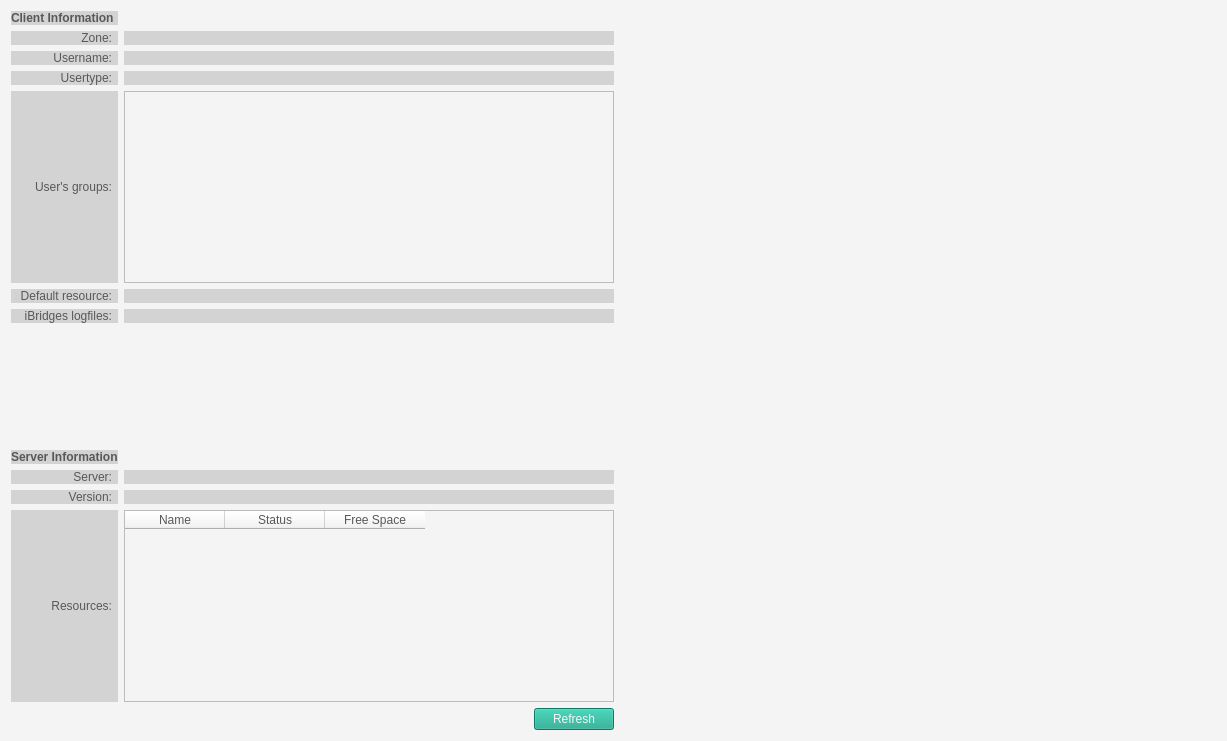
<?xml version="1.0" encoding="UTF-8"?>
<ui version="4.0">
 <class>tabInfo</class>
 <widget class="QWidget" name="tabInfo">
  <property name="geometry">
   <rect>
    <x>0</x>
    <y>0</y>
    <width>1227</width>
    <height>741</height>
   </rect>
  </property>
  <property name="windowTitle">
   <string>Form</string>
  </property>
  <property name="styleSheet">
   <string notr="true">QWidget
{
    background-color: rgb(245, 244, 244);
    color: rgb(88, 88, 90);
    selection-background-color: rgb(21, 165, 137);
    selection-color: rgb(245, 244, 244);
}

QLabel
{
  background-color: rgb(211,211,211);
}

QLabel#error_label
{
    color: rgb(252, 152, 3);
}

QPushButton
{
	background-color: rgb(21, 165, 137);
    color: rgb(245, 244, 244);
}

QTextEdit, QTableWidget
{
     background-color: rgb(245, 244, 244)
}
</string>
  </property>
  <layout class="QGridLayout" name="gridLayout_2">
   <item row="0" column="0">
    <layout class="QGridLayout" name="gridLayout">
     <item row="6" column="0">
      <widget class="QLabel" name="label_8">
       <property name="layoutDirection">
        <enum>Qt::LeftToRight</enum>
       </property>
       <property name="text">
        <string>Default resource:</string>
       </property>
       <property name="alignment">
        <set>Qt::AlignRight|Qt::AlignTrailing|Qt::AlignVCenter</set>
       </property>
       <property name="margin">
        <number>0</number>
       </property>
       <property name="indent">
        <number>6</number>
       </property>
      </widget>
     </item>
     <item row="11" column="2">
      <widget class="QLabel" name="version_label">
       <property name="text">
        <string/>
       </property>
      </widget>
     </item>
     <item row="7" column="2">
      <widget class="QLabel" name="log_label">
       <property name="text">
        <string/>
       </property>
      </widget>
     </item>
     <item row="5" column="0">
      <widget class="QLabel" name="label_5">
       <property name="layoutDirection">
        <enum>Qt::LeftToRight</enum>
       </property>
       <property name="text">
        <string>User's groups:</string>
       </property>
       <property name="alignment">
        <set>Qt::AlignRight|Qt::AlignTrailing|Qt::AlignVCenter</set>
       </property>
       <property name="margin">
        <number>0</number>
       </property>
       <property name="indent">
        <number>6</number>
       </property>
      </widget>
     </item>
     <item row="13" column="2">
      <layout class="QHBoxLayout" name="horizontalLayout_3">
       <item>
        <spacer name="horizontalSpacer_2">
         <property name="orientation">
          <enum>Qt::Horizontal</enum>
         </property>
         <property name="sizeHint" stdset="0">
          <size>
           <width>40</width>
           <height>20</height>
          </size>
         </property>
        </spacer>
       </item>
       <item>
        <widget class="QPushButton" name="refresh_button">
         <property name="font">
          <font>
           <weight>50</weight>
           <italic>false</italic>
           <bold>false</bold>
          </font>
         </property>
         <property name="text">
          <string>Refresh</string>
         </property>
        </widget>
       </item>
      </layout>
     </item>
     <item row="9" column="0">
      <widget class="QLabel" name="label_12">
       <property name="font">
        <font>
         <weight>75</weight>
         <bold>true</bold>
        </font>
       </property>
       <property name="text">
        <string>Server Information</string>
       </property>
      </widget>
     </item>
     <item row="12" column="0">
      <widget class="QLabel" name="label_9">
       <property name="layoutDirection">
        <enum>Qt::LeftToRight</enum>
       </property>
       <property name="text">
        <string>Resources:</string>
       </property>
       <property name="alignment">
        <set>Qt::AlignRight|Qt::AlignTrailing|Qt::AlignVCenter</set>
       </property>
       <property name="margin">
        <number>0</number>
       </property>
       <property name="indent">
        <number>6</number>
       </property>
      </widget>
     </item>
     <item row="2" column="0">
      <widget class="QLabel" name="label_3">
       <property name="layoutDirection">
        <enum>Qt::LeftToRight</enum>
       </property>
       <property name="text">
        <string>Zone:</string>
       </property>
       <property name="alignment">
        <set>Qt::AlignRight|Qt::AlignTrailing|Qt::AlignVCenter</set>
       </property>
       <property name="margin">
        <number>0</number>
       </property>
       <property name="indent">
        <number>6</number>
       </property>
      </widget>
     </item>
     <item row="2" column="2">
      <widget class="QLabel" name="zone_label">
       <property name="text">
        <string/>
       </property>
      </widget>
     </item>
     <item row="3" column="0">
      <widget class="QLabel" name="label_4">
       <property name="layoutDirection">
        <enum>Qt::LeftToRight</enum>
       </property>
       <property name="text">
        <string>Username:</string>
       </property>
       <property name="alignment">
        <set>Qt::AlignRight|Qt::AlignTrailing|Qt::AlignVCenter</set>
       </property>
       <property name="margin">
        <number>0</number>
       </property>
       <property name="indent">
        <number>6</number>
       </property>
      </widget>
     </item>
     <item row="7" column="0">
      <widget class="QLabel" name="label_6">
       <property name="layoutDirection">
        <enum>Qt::LeftToRight</enum>
       </property>
       <property name="text">
        <string>iBridges logfiles:</string>
       </property>
       <property name="alignment">
        <set>Qt::AlignRight|Qt::AlignTrailing|Qt::AlignVCenter</set>
       </property>
       <property name="margin">
        <number>0</number>
       </property>
       <property name="indent">
        <number>6</number>
       </property>
      </widget>
     </item>
     <item row="4" column="0">
      <widget class="QLabel" name="label_10">
       <property name="layoutDirection">
        <enum>Qt::LeftToRight</enum>
       </property>
       <property name="text">
        <string>Usertype:</string>
       </property>
       <property name="alignment">
        <set>Qt::AlignRight|Qt::AlignTrailing|Qt::AlignVCenter</set>
       </property>
       <property name="margin">
        <number>0</number>
       </property>
       <property name="indent">
        <number>6</number>
       </property>
      </widget>
     </item>
     <item row="8" column="0">
      <spacer name="verticalSpacer_3">
       <property name="orientation">
        <enum>Qt::Vertical</enum>
       </property>
       <property name="sizeHint" stdset="0">
        <size>
         <width>20</width>
         <height>40</height>
        </size>
       </property>
      </spacer>
     </item>
     <item row="0" column="0">
      <widget class="QLabel" name="label_11">
       <property name="font">
        <font>
         <weight>75</weight>
         <italic>false</italic>
         <bold>true</bold>
        </font>
       </property>
       <property name="text">
        <string>Client Information</string>
       </property>
      </widget>
     </item>
     <item row="3" column="2">
      <widget class="QLabel" name="user_label">
       <property name="text">
        <string/>
       </property>
      </widget>
     </item>
     <item row="6" column="2">
      <widget class="QLabel" name="resc_label">
       <property name="text">
        <string/>
       </property>
      </widget>
     </item>
     <item row="10" column="2">
      <widget class="QLabel" name="server_label">
       <property name="text">
        <string/>
       </property>
      </widget>
     </item>
     <item row="12" column="2">
      <widget class="QTableWidget" name="resc_table">
       <property name="editTriggers">
        <set>QAbstractItemView::NoEditTriggers</set>
       </property>
       <property name="selectionMode">
        <enum>QAbstractItemView::NoSelection</enum>
       </property>
       <property name="selectionBehavior">
        <enum>QAbstractItemView::SelectRows</enum>
       </property>
       <column>
        <property name="text">
         <string>Name</string>
        </property>
       </column>
       <column>
        <property name="text">
         <string>Status</string>
        </property>
       </column>
       <column>
        <property name="text">
         <string>Free Space</string>
        </property>
       </column>
      </widget>
     </item>
     <item row="11" column="0">
      <widget class="QLabel" name="label_13">
       <property name="layoutDirection">
        <enum>Qt::LeftToRight</enum>
       </property>
       <property name="text">
        <string>Version:</string>
       </property>
       <property name="alignment">
        <set>Qt::AlignRight|Qt::AlignTrailing|Qt::AlignVCenter</set>
       </property>
       <property name="margin">
        <number>0</number>
       </property>
       <property name="indent">
        <number>6</number>
       </property>
      </widget>
     </item>
     <item row="10" column="0">
      <widget class="QLabel" name="label_2">
       <property name="layoutDirection">
        <enum>Qt::LeftToRight</enum>
       </property>
       <property name="text">
        <string>Server:</string>
       </property>
       <property name="alignment">
        <set>Qt::AlignRight|Qt::AlignTrailing|Qt::AlignVCenter</set>
       </property>
       <property name="margin">
        <number>0</number>
       </property>
       <property name="indent">
        <number>6</number>
       </property>
      </widget>
     </item>
     <item row="5" column="2">
      <widget class="QTextBrowser" name="groups_browser"/>
     </item>
     <item row="4" column="2">
      <widget class="QLabel" name="type_label">
       <property name="text">
        <string/>
       </property>
      </widget>
     </item>
    </layout>
   </item>
   <item row="0" column="1">
    <spacer name="horizontalSpacer_3">
     <property name="orientation">
      <enum>Qt::Horizontal</enum>
     </property>
     <property name="sizeHint" stdset="0">
      <size>
       <width>40</width>
       <height>20</height>
      </size>
     </property>
    </spacer>
   </item>
  </layout>
 </widget>
 <resources/>
 <connections/>
</ui>
